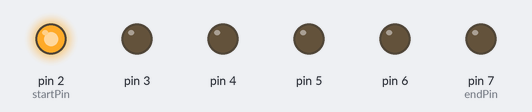
Simulated run of this sketch. Board: Arduino Uno, built with avr-gcc and run on an emulated ATmega328P. Shown: output pins drawn as LEDs (lit = HIGH).

Above: at 0.05 s.
At 0.35 s:
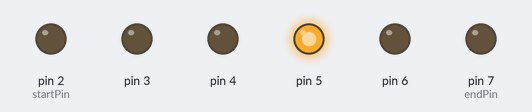
At 0.95 s:
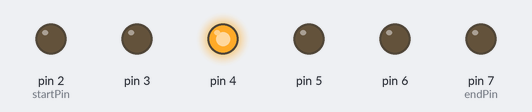
At 1.35 s:
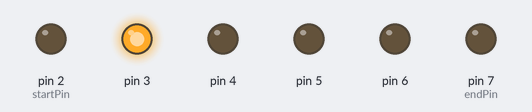
At 1.8 s:
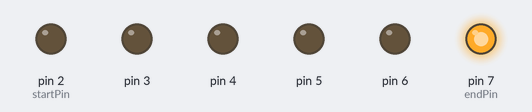
At 2.85 s:
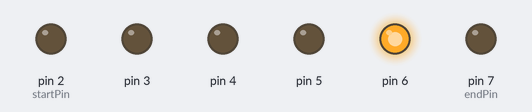
Timing chart, 0 to 3.1 s (numbered marks = the images above):
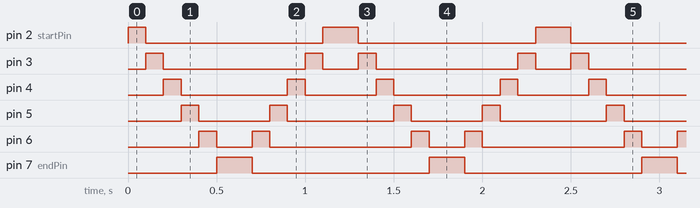

Measured:
- by itself, pin 2 (startPin): repeats every 1.2 s: LOW 1.0 s, HIGH 0.20 s
- by itself, pin 3: repeats every 1.2 s: LOW 0.80 s, HIGH 0.10 s, LOW 0.20 s, HIGH 0.10 s
- by itself, pin 4: repeats every 1.2 s: LOW 0.60 s, HIGH 0.10 s, LOW 0.40 s, HIGH 0.10 s
- by itself, pin 5: repeats every 1.2 s: LOW 0.40 s, HIGH 0.10 s, LOW 0.60 s, HIGH 0.10 s
- by itself, pin 6: repeats every 1.2 s: LOW 0.20 s, HIGH 0.10 s, LOW 0.80 s, HIGH 0.10 s
- by itself, pin 7 (endPin): alternates HIGH for 0.20 s and LOW for 1.0 s

The sketch:

LED-Crosswalk.ino
```cpp
// LED Sequencer - Refactored for Testability

const int startPin = 2;
const int endPin = 7;
const int sequenceLength = endPin - startPin + 1;
int timer = 100;  // delay time in milliseconds

// Return the pin number for the forward sequence step (0 to 5)
int getForwardPin(int step) {
  if (step >= 0 && step < sequenceLength) {
    return startPin + step;
  }
  return -1; // invalid step
}

// Return the pin number for the backward sequence step (0 to 5)
int getBackwardPin(int step) {
  if (step >= 0 && step < sequenceLength) {
    return endPin - step;
  }
  return -1; // invalid step
}

// Runs one step: turns pin ON, delays, then turns pin OFF
void runSequenceStep(int pin) {
  if (pin == -1) return;
  digitalWrite(pin, HIGH);
  delay(timer);
  digitalWrite(pin, LOW);
}

void setup() {
  for (int pin = startPin; pin <= endPin; pin++) {
    pinMode(pin, OUTPUT);
    digitalWrite(pin, LOW);
  }
}

void loop() {
  // Forward sequence
  for (int step = 0; step < sequenceLength; step++) {
    int pin = getForwardPin(step);
    runSequenceStep(pin);
  }
  // Backward sequence
  for (int step = 0; step < sequenceLength; step++) {
    int pin = getBackwardPin(step);
    runSequenceStep(pin);
  }
}
```
